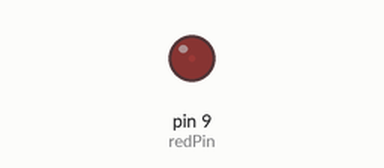
Recording of a sketch running on a simulated Arduino Uno, built with avr-gcc and run on an emulated ATmega328P. Parts: output pins drawn as LEDs (lit = HIGH).

Above: at 0.05 s.
At 7.45 s:
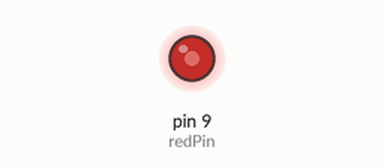
At 14.95 s:
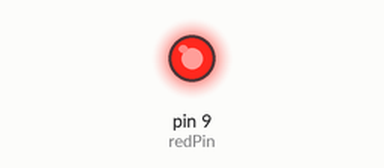
Timing chart, 0 to 19.5 s (numbered marks = the images above):
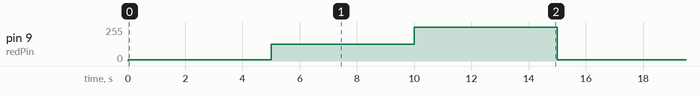

Measured:
- by itself, pin 9 (redPin): repeats every 15.0 s: 125/255 5.0 s, 255/255 5.0 s, 10/255 5.0 s

The sketch:

analog_write_led_brightness.ino
```cpp
int redPin = 9;
int bright1 = 10;
int bright2 = 125;
int bright3 = 255;
int del  = 5000;

void setup() {
  pinMode(redPin, OUTPUT);


  // put your setup code here, to run once:
}

void loop() {
  analogWrite(redPin,bright1);
  delay(del);

  analogWrite(redPin, bright2);
  delay(del);

  analogWrite(redPin,bright3);
  delay(del);

  // put your main code here, to run repeatedly:
}
```
